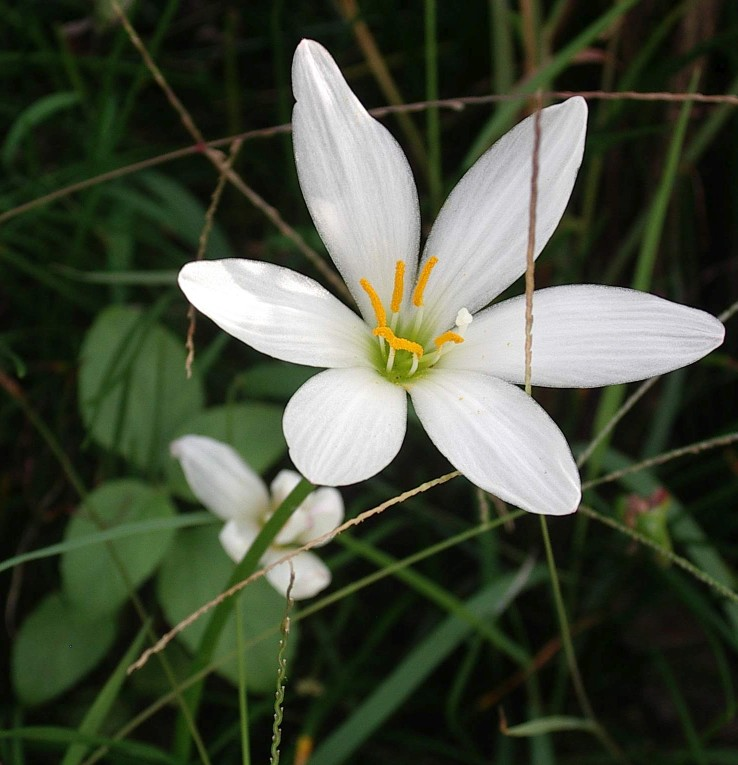
#> input picture 02_terulet_detektalasa/hk_flower.jpg, 738 x 765 px; the run also reads 1 picture not shown here
$ python detect.py
#> lines starting #> are read from the running program, lines starting #| are printed output that depends on the picture; after the words box and inside, x2 and y2 are one past the last pixel; in counts of white or black regions, pixels touching at a corner belong together
# Digitális képfeldolgozás
# Második félévközi beadandó feladat

import cv2
import numpy as np

img = cv2.imread('hk_flower.jpg', cv2.IMREAD_COLOR)  # fénykép betöltése
#> img is the input picture: shape (765, 738, 3); mean B, G, R 59, 76.3, 69.2
# cv2.imshow('eredeti', img)  # eredeti fénykép megjelenítése


# fehér virágszirmok detektálása
b, g, r = cv2.split(img)  # csatornákra bontás
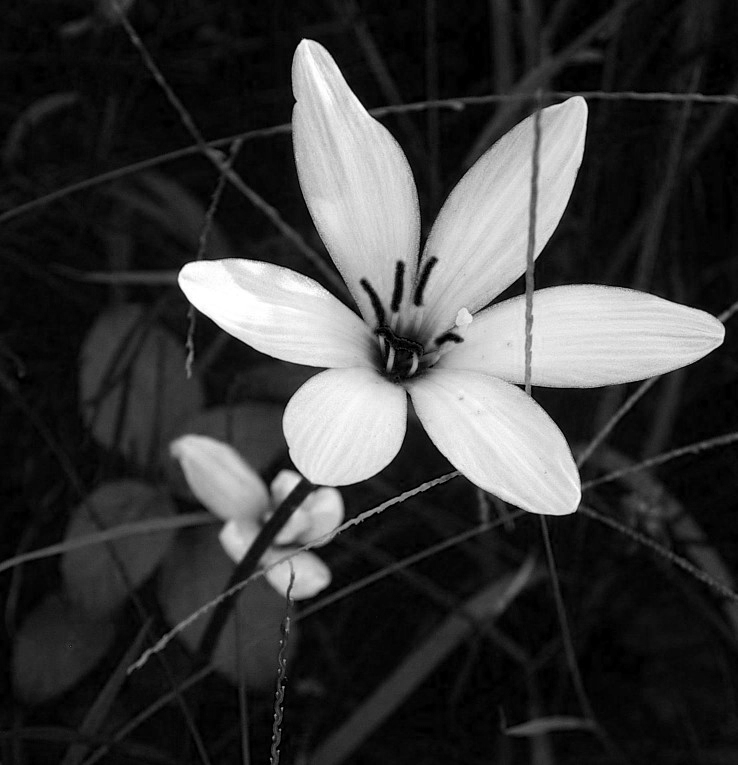
#> b: shape (765, 738); min 0, max 255, mean 59
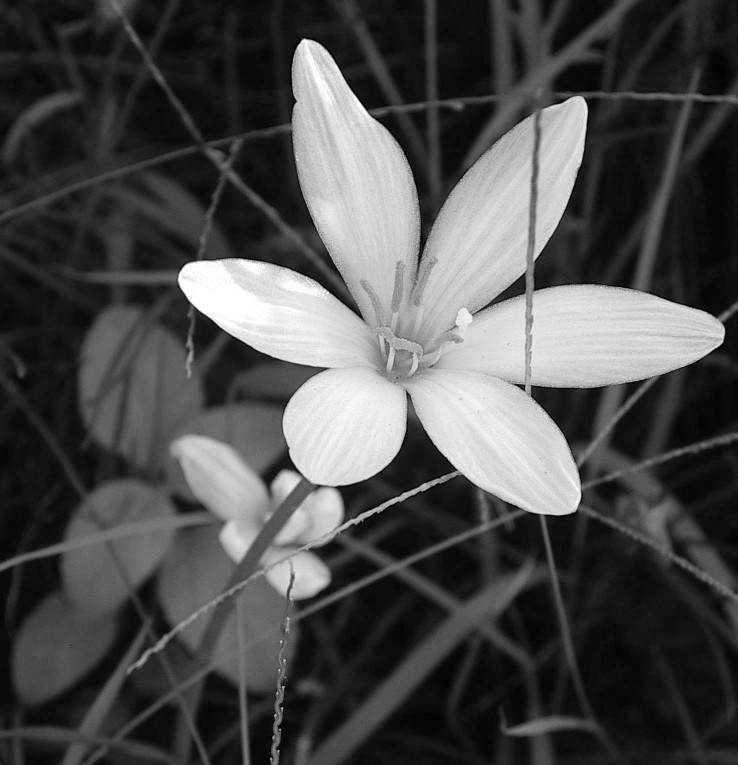
#> g: shape (765, 738); min 0, max 255, mean 76.3
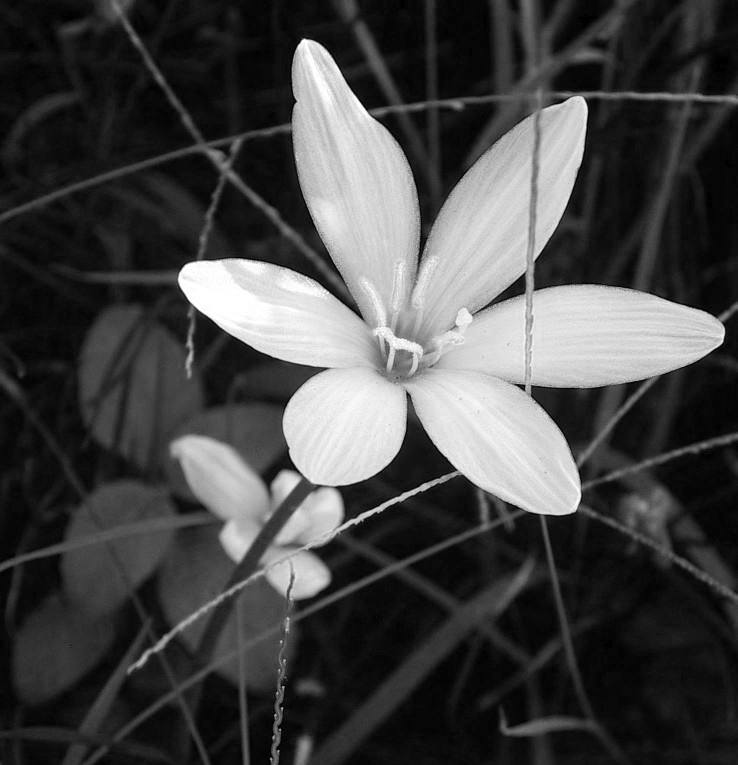
#> r: shape (765, 738); min 0, max 255, mean 69.2

blue_th = np.ndarray(b.shape, np.uint8)
blue_th.fill(0)
#> blue_th: shape (765, 738); every value is 0
blue_th[b > 153] = 255
# cv2.imshow('blue', blue_th)

green_th = np.ndarray(g.shape, np.uint8)
green_th.fill(0)
green_th[g > 152] = 255
# cv2.imshow('green', green_th)

red_th = np.ndarray(r.shape, np.uint8)
red_th.fill(0)
red_th[r > 154] = 255
# 155-as érték esetén 0 lesz a norma, az abszolút különbség szemléltetése végett hagytam 154-en
# cv2.imshow('red', red_th)

mask_th = cv2.bitwise_and(red_th, green_th)
result_th = cv2.bitwise_and(mask_th, blue_th)
cv2.imshow('szirmok detektalva', result_th)  # eredmény megjelenítése
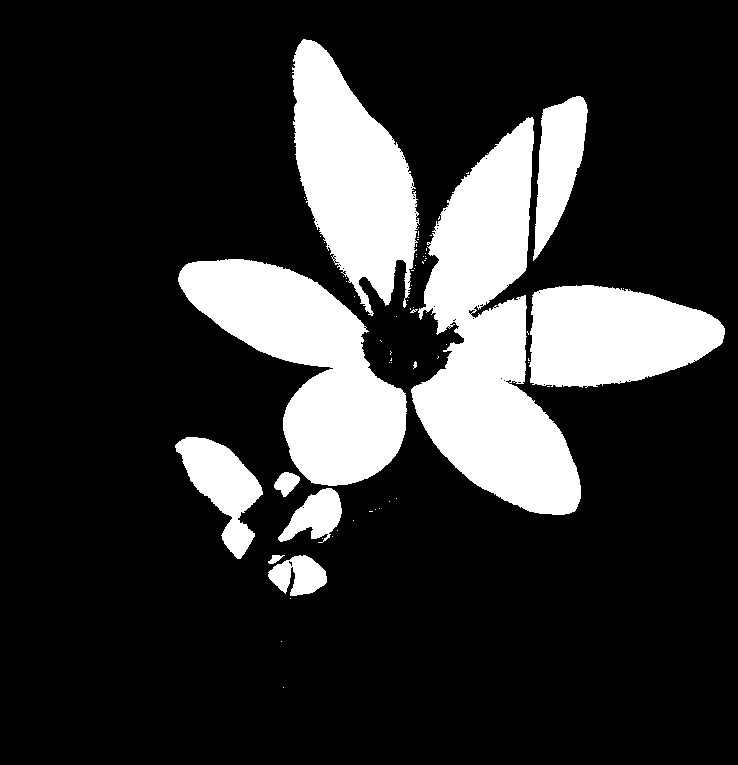
#> window 'szirmok detektalva': shape (765, 738); 19.3% white; 69 white regions (58 under 20 px), largest, box (x1, y1, x2, y2) and area: (411, 117, 581, 515) 34405, (178, 259, 407, 486) 24824, (292, 39, 420, 316) 20060


# eredménymaszk használata az eredeti képen
result_bgr = cv2.merge([cv2.bitwise_and(b, result_th), cv2.bitwise_and(result_th, g), cv2.bitwise_and(result_th, r)])
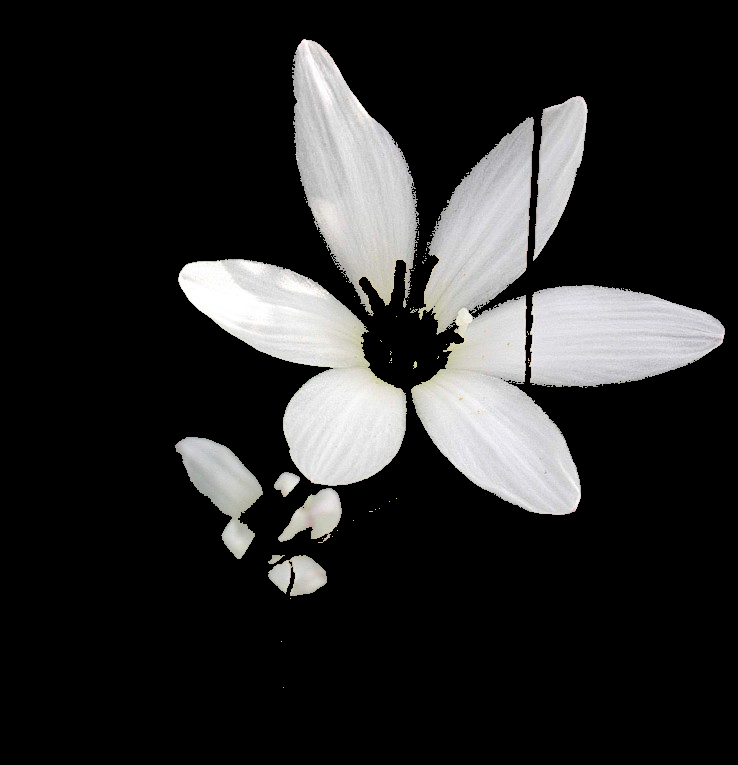
#> result_bgr: shape (765, 738, 3); mean B, G, R 40.6, 40.8, 40.9
cv2.imwrite('res_segm.png', result_bgr)  # kép mentése külön fájlba
cv2.imshow('eredmenymaszk az eredeti kepen', result_bgr)


# eredmény összehasonlítása egy előzetesen elkészülttel
img2 = cv2.imread('hk_flower_szirom.png', cv2.IMREAD_GRAYSCALE)  # előzetes eredménykép betöltése
#> img2: shape (765, 738); 19.3% white; 69 white regions (58 under 20 px), largest, box (x1, y1, x2, y2) and area: (411, 117, 581, 515) 34392, (178, 259, 407, 486) 24824, (292, 39, 420, 316) 20043
# cv2.imshow('szirmok2', img2)

diff = cv2.absdiff(result_th, img2)  # abszolút különbség kiszámítása
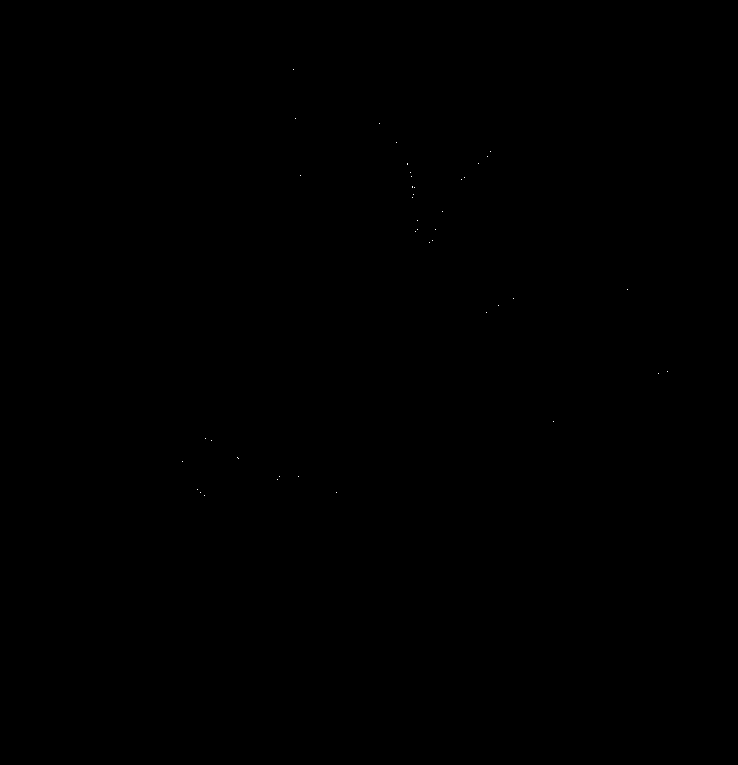
#> diff: shape (765, 738); 0.01% white in thin lines or dots, all inside (x1, y1, x2, y2) = (182, 69, 668, 496)
cv2.imshow('abszolut kulonbseg', diff)  # abszolút különbség megjelenítése

norm = cv2.norm(diff / 255, cv2.NORM_L1)
#> norm = 45
print("L1 norma: ", norm)
#| L1 norma:  45.0

cv2.waitKey(0)  # várakozás billentyű lenyomására
cv2.destroyAllWindows()  # ablakok bezárása
